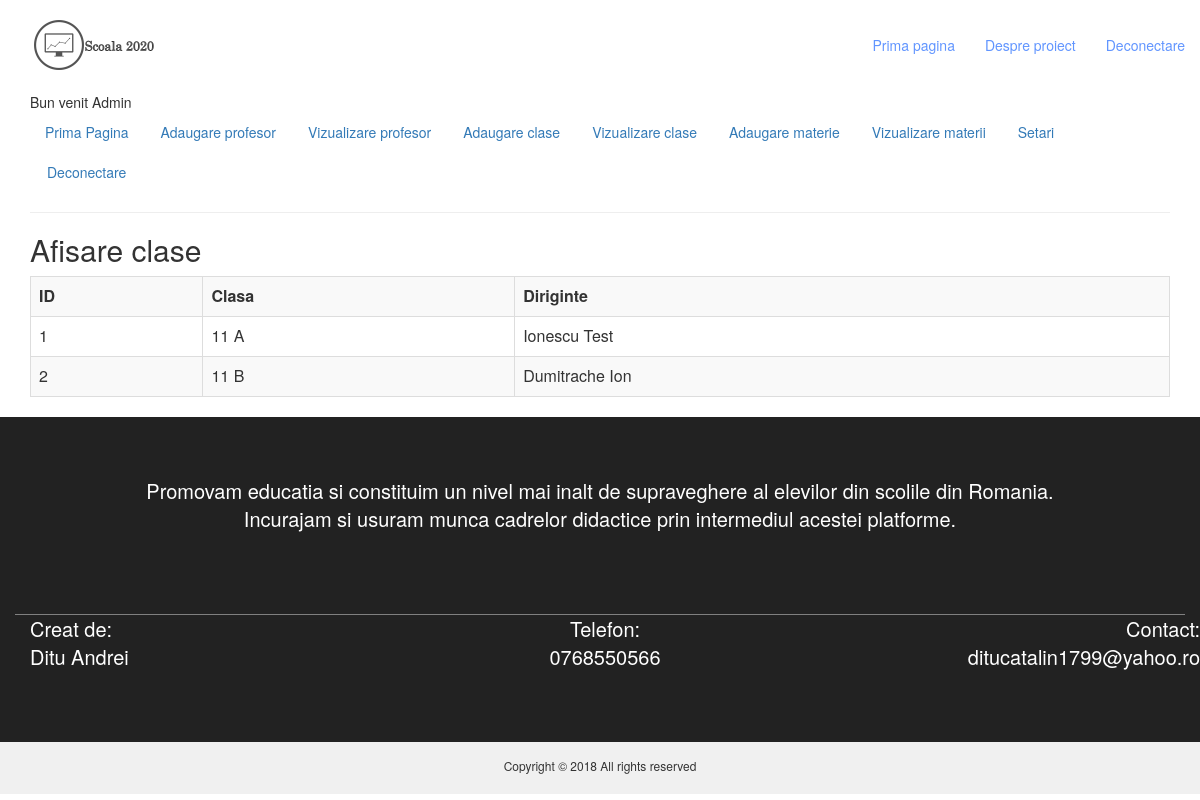
Page /admin_clase_vizualizare.php (signed in) on the committed database.
### tables this page shows
CREATE TABLE `clase` (
  `id_clasa` int(11) NOT NULL,
  `nivel_clasa` int(11) NOT NULL,
  `sufix_clasa` text NOT NULL,
  `id_diriginte` int(11) NOT NULL DEFAULT '0'
);

CREATE TABLE `utilizatori` (
  `id_utilizator` int(11) NOT NULL,
  `nume` text NOT NULL,
  `email` text NOT NULL,
  `parola` text NOT NULL,
  `tip_utilizator` int(11) NOT NULL COMMENT '1 - parinte, 2 - profesor, 3 - admin',
  `id_elev` int(11) NOT NULL DEFAULT '0'
);

### configurare.php (called while the page is built, shortened)
<?php
$caleInterna = realpath(dirname(__FILE__)).DIRECTORY_SEPARATOR;
$caleExterna = 'http://localhost/scoala2020/';
require $caleInterna.'inc/engine.class.php';
$engine = new engine($caleInterna, $caleExterna);
?>

### admin_clase_vizualizare.php (the view, shortened to what this page needs)
<?php
require 'configurare.php';
$engine->VerificareAdmin();
$engine->InitializarePagina('Vizualizare clase | Platforma Scoala 2020');
$engine->AfisareMeniu();
$engine->InitializareConexiuneDB();
$engine->AfisareMeniuAdministrator();
echo '<h2> Afisare clase </h2>';
$rezultat = $engine->db->query("select a.*, b.nume from clase as a left join utilizatori as b on a.id_diriginte = b.id_utilizator order by a.nivel_clasa ASC, a.sufix_clasa ASC");
if($rezultat->rowCount()>=1)
{
    echo '<table class="table table-bordered table-striped table-hover">
            <tr>
                <th> ID </th>
                <th> Clasa </th>
                <th> Diriginte </th>
            </tr>';
    while( $row = $rezultat->fetch(PDO::FETCH_ASSOC) )
    {
        echo '<tr>
        <td> '.$row['id_clasa'].' </td>
        <td> '.$row['nivel_clasa'].' '.$row['sufix_clasa'].'</td>
        <td> '.$row['nume'].' </td>
        </tr>';
    }
    echo '</table>';
}
else
    echo '<div class="alert alert-danger"> Nicio inregistrare in baza de date </div>';
?>

### css/style.css (style rules this page uses)
.navbar-brand { padding: 0; }
.navbar-brand .logo, .navbar-brand .logo-alt { max-width: 100%; max-height: 100%; margin-top: 10px; }
#nav { padding: 10px 0px; background: #FFF; -webkit-transition: 0.2s padding; transition: 0.2s padding; z-index: 999; }
#nav.navbar { border: none; border-radius: 0; margin-bottom: 0px; }
#nav.nav-transparent { background: transparent; }
@media only screen and (min-width: 768px) { .main-nav li { padding: 10px 15px; } }
@media only screen and (min-width: 768px) { .main-nav li a { font-size: 14px; -webkit-transition: 0.2s color; transition: 0.2s color; } }
@media only screen and (min-width: 768px) { .main-nav>li>a { color: #10161A; padding: 15px 0px; } }
@media only screen and (min-width: 768px) { #nav.nav-transparent:not(.fixed-nav) .main-nav>li>a { color: #6195FF; } }
@media only screen and (min-width: 768px) { .main-nav>li>a:after { content: ""; display: block; background-color: #6195FF; height: 2px; width: 0%; -webkit-transition: 0.2s width; transition: 0.2s width; } }
footer { background-color:#222222; padding: 60px 0px; }
.footer-top { padding-bottom:50px; }
.copyright { background-color:#f0f0f0; }
.copyright p { font-size:12px; padding:15px 0 10px 0; }
.paragrafu1 { text-align: center; color: white; font-size: 20px; }
.paragrafu2 { text-align: left; color: white; font-size: 20px; }
.paragrafu3 { text-align: right; color: white; font-size: 20px; }

### rows in the picture
clase: id_clasa "1", nivel_clasa "11", sufix_clasa "A", utilizatori.nume "Ionescu Test"
clase: id_clasa "2", nivel_clasa "11", sufix_clasa "B", utilizatori.nume "Dumitrache Ion"

### other values in the picture
$_SESSION['nume_utilizator'] "Admin"
